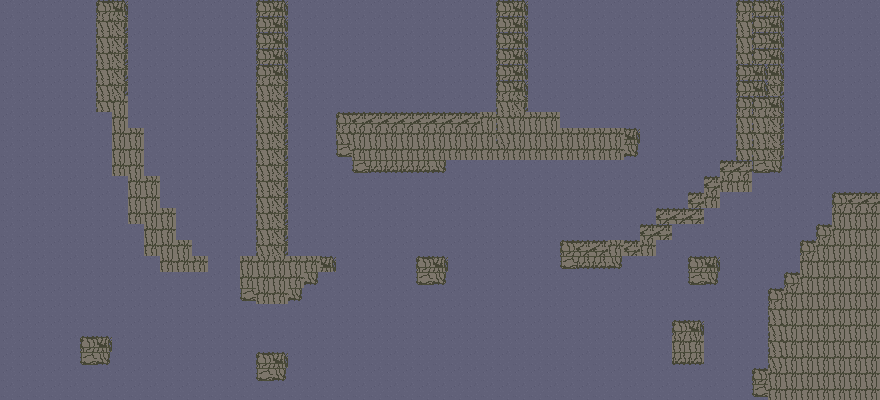

Tiled map render using the project's own tile images. Description and the map definition, with tile-layer contents summarised, below:
An orthogonal 55x25 tile map with 16x16 px tiles, 2 tile layers (Background, Bricks), 2 tilesets and 19 objects (Monster).

<map version="1.0" orientation="orthogonal" renderorder="right-down" width="55" height="25" tilewidth="16" tileheight="16" nextobjectid="71">
 <tileset firstgid="1" name="tiles" tilewidth="16" tileheight="16" spacing="1" tilecount="324" columns="18">
  <image source="../images/tiles.png" width="320" height="320" />
 </tileset>
 <tileset firstgid="325" name="tiles" tilewidth="16" tileheight="16" spacing="1" tilecount="324" columns="18">
  <image source="../images/tiles.png" width="320" height="320" />
 </tileset>
 <layer name="Background" width="55" height="25">
  <data>[1375 cells, 1375 non-empty, 1 distinct tile ids]</data>
 </layer>
 <layer name="Bricks" width="55" height="25">
  <data>[1375 cells, 308 non-empty, 9 distinct tile ids]</data>
 </layer>
 <objectgroup name="Monster">
  <object id="46" name="Monster" x="480" y="352" width="48" height="48">
   <properties>
    <property name="food" type="int" value="40" />
   </properties>
  </object>
 </objectgroup>
 <objectgroup name="Player" visible="0">
  <properties>
   <property name="fleet" type="int" value="4" />
  </properties>
 </objectgroup>
 <objectgroup name="Food">
  <properties>
   <property name="amount" type="int" value="60" />
  </properties>
  <object id="48" x="144" y="224" width="16" height="32" />
  <object id="49" x="80" y="336" width="32" height="32" />
  <object id="50" x="112" y="112" width="16" height="64" />
  <object id="54" x="160" y="256" width="48" height="16" />
  <object id="56" x="560" y="240" width="64" height="32" />
  <object id="57" x="560" y="128" width="80" height="32" />
  <object id="58" x="416" y="256" width="32" height="32" />
  <object id="59" x="336" y="112" width="80" height="32" />
  <object id="60" x="128" y="208" width="16" height="16" />
  <object id="61" x="240" y="256" width="16" height="48" />
  <object id="62" x="256" y="288" width="48" height="16" />
  <object id="63" x="256" y="352" width="32" height="32" />
  <object id="65" x="688" y="256" width="32" height="32" />
  <object id="66" x="672" y="320" width="32" height="48" />
  <object id="67" x="768" y="288" width="16" height="80" />
  <object id="68" x="800" y="240" width="32" height="32" />
  <object id="69" x="784" y="272" width="32" height="32" />
  <object id="70" x="352" y="160" width="80" height="16" />
 </objectgroup>
</map>
